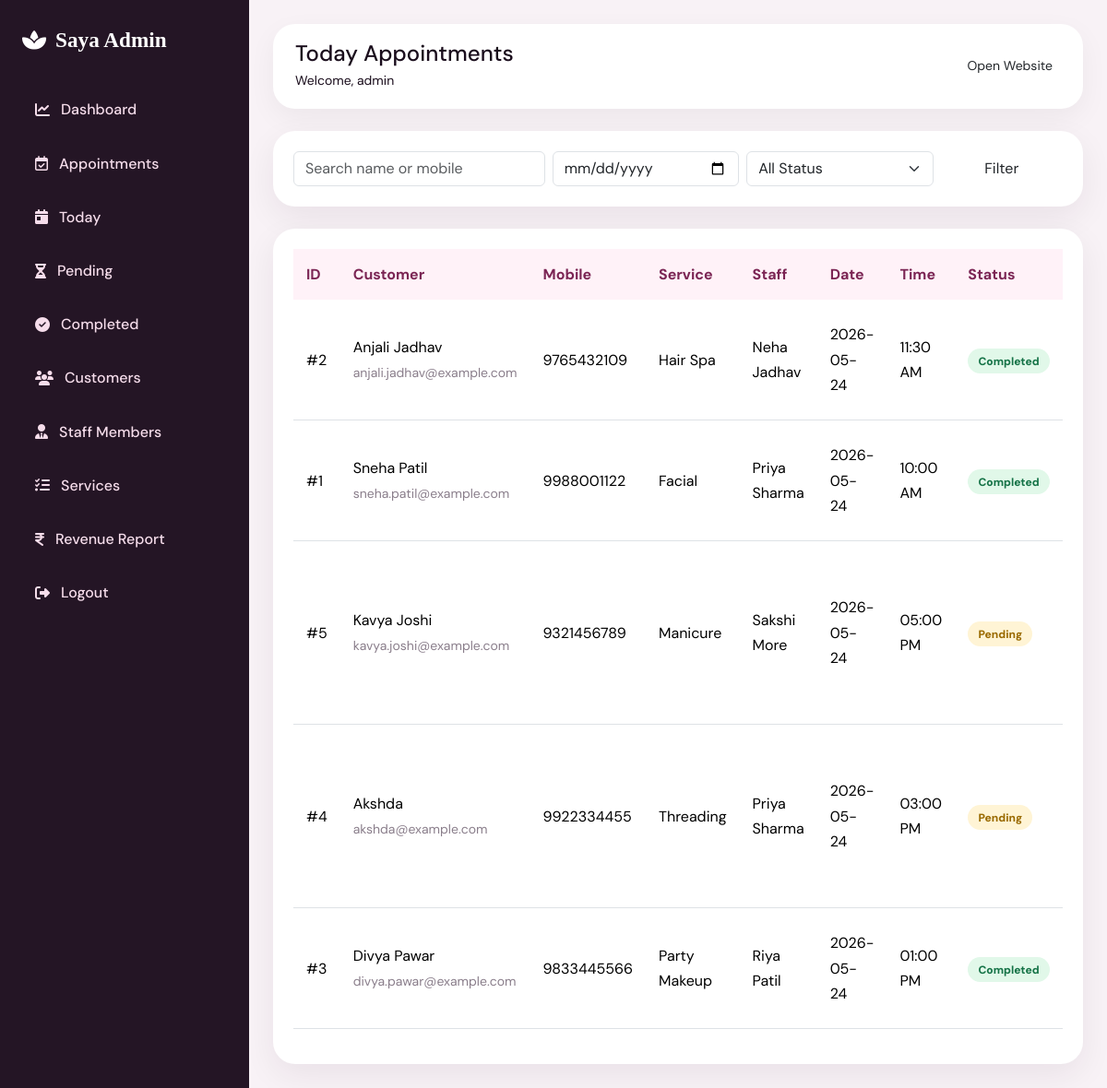
Page /appointments/today (signed in) on the committed database.
### tables this page shows
CREATE TABLE appointments (
            id INTEGER PRIMARY KEY AUTOINCREMENT,
            customer_name TEXT NOT NULL,
            mobile TEXT NOT NULL,
            email TEXT,
            service_id INTEGER,
            staff_id INTEGER,
            appointment_date TEXT NOT NULL,
            appointment_time TEXT NOT NULL,
            message TEXT,
            status TEXT NOT NULL DEFAULT 'Pending',
            created_at TEXT NOT NULL,
            FOREIGN KEY(service_id) REFERENCES services(id),
            FOREIGN KEY(staff_id) REFERENCES staff(id)
        );

CREATE TABLE services (
            id INTEGER PRIMARY KEY AUTOINCREMENT,
            name TEXT NOT NULL,
            category TEXT NOT NULL,
            description TEXT,
            price REAL NOT NULL DEFAULT 0,
            duration TEXT,
            status TEXT NOT NULL DEFAULT 'Active',
            created_at TEXT NOT NULL
        );

CREATE TABLE staff (
            id INTEGER PRIMARY KEY AUTOINCREMENT,
            name TEXT NOT NULL,
            mobile TEXT,
            email TEXT,
            role TEXT NOT NULL,
            specialization TEXT,
            experience TEXT,
            salary REAL DEFAULT 0,
            joining_date TEXT,
            status TEXT NOT NULL DEFAULT 'Active',
            created_at TEXT NOT NULL
        );

### app.py (the view)
@app.route("/appointments/today")
@login_required
def today_appointments():
    rows = appointment_query("a.appointment_date=?", (date.today().isoformat(),))
    return render_template("admin/today_appointments.html", appointments=rows, title="Today Appointments")

### app.py (called while the page is built)
def login_required(view_func):
    @wraps(view_func)
    def wrapper(*args, **kwargs):
        if "user_id" not in session:
            flash("Please login to access manager dashboard.", "warning")
            return redirect(url_for("login"))
        return view_func(*args, **kwargs)
    return wrapper

def query_all(sql, params=()):
    conn = get_db_connection()
    rows = conn.execute(sql, params).fetchall()
    conn.close()
    return rows

@app.context_processor
def inject_now():
    return {"today_date": date.today().isoformat(), "current_year": datetime.now().year}

def appointment_query(where="1=1", params=()):
    return query_all(f"""
        SELECT a.*, s.name AS service_name, s.price AS service_price, st.name AS staff_name
        FROM appointments a
        LEFT JOIN services s ON a.service_id=s.id
        LEFT JOIN staff st ON a.staff_id=st.id
        WHERE {where}
        ORDER BY a.appointment_date DESC, a.appointment_time DESC
    """, params)

### database.py (called while the page is built)
def get_db_connection():
    os.makedirs(DB_DIR, exist_ok=True)
    conn = sqlite3.connect(DB_PATH)
    conn.row_factory = sqlite3.Row
    return conn

### templates/admin/today_appointments.html
{% extends 'admin/appointments.html' %}

### templates/admin/partials/appointment_table.html (shortened to what this page needs)
<div class="table-responsive">
  <table class="table align-middle admin-table">
    <thead><tr><th>ID</th><th>Customer</th><th>Mobile</th><th>Service</th><th>Staff</th><th>Date</th><th>Time</th><th>Status</th><th>Action</th></tr></thead>
    <tbody>
    {% set rows = appointments if appointments is defined else recent %}
    {% for a in rows %}
      <tr>
        <td>#{{ a.id }}</td><td>{{ a.customer_name }}<br><small>{{ a.email }}</small></td><td>{{ a.mobile }}</td><td>{{ a.service_name or '-' }}</td><td>{{ a.staff_name or 'Any' }}</td><td>{{ a.appointment_date }}</td><td>{{ a.appointment_time }}</td>
        <td><span class="status status-{{ a.status|lower }}">{{ a.status }}</span></td>
      </tr>
    {% else %}
      <tr><td colspan="9" class="text-center text-muted py-4">No appointments found.</td></tr>
    {% endfor %}
    </tbody>
  </table>
</div>

### static/css/style.css (style rules this page uses)
:root { --plum: #2c0d2e; --plum-mid: #4a1550; --rose: #c8416b; --rose-lt: #e8758c; --gold: #c9983e; --gold-lt: #e8c97a; --cream: #fdf6ee; --petal: #fff0f5; --ink: #1a0d1c; --muted: #7e6b82; --white: #ffffff; --glass: rgba(255,255,255,0.72); --shadow-sm: 0 4px 20px rgba(44,13,46,.08); --shadow-md: 0 12px 40px rgba(44,13,46,.13); --shadow-lg: 0 30px 80px rgba(44,13,46,.18); --radius-sm: 14px; --radius-md: 24px; --radius-lg: 40px; --font-display: 'Cormorant Garamond', Georgia, serif; --font-script: 'Pinyon Script', cursive; --font-body: 'DM Sans', sans-serif; --transition: all 0.35s cubic-bezier(.4,0,.2,1); }
*, *::before, *::after { box-sizing: border-box; margin: 0; padding: 0; }
html { scroll-behavior: smooth; }
body { font-family: var(--font-body); color: var(--ink); background: var(--cream); overflow-x: hidden; font-size: 16px; line-height: 1.7; }

### static/css/dashboard.css (style rules this page uses)
body { background:#f8f2f6 }
.admin-table thead th { background:#fff2f8;color:#7b2554;border:0 }
.admin-table td,.admin-table th { padding:14px;vertical-align:middle }
.admin-table small { color:#8a7e8b }
.status { padding:.35rem .7rem;border-radius:999px;font-size:.75rem;font-weight:800 }
.status-pending { background:#fff4d5;color:#9a6a00 }
.status-completed,.status-active { background:#e1f8e9;color:#157347 }

### rows in the picture
appointments: id "2", customer_name "Anjali Jadhav", email "anjali.jadhav@example.com", mobile "9765432109", name "Hair Spa", name "Neha Jadhav", appointment_date "2026-05-24", appointment_time "11:30 AM", status "Completed"
appointments: id "1", customer_name "Sneha Patil", email "sneha.patil@example.com", mobile "9988001122", name "Facial", name "Priya Sharma", appointment_date "2026-05-24", appointment_time "10:00 AM", status "Completed"
appointments: id "5", customer_name "Kavya Joshi", email "kavya.joshi@example.com", mobile "9321456789", name "Manicure", name "Sakshi More", appointment_date "2026-05-24", appointment_time "05:00 PM", status "Pending"
appointments: id "4", customer_name "Akshda", email "akshda@example.com", mobile "9922334455", name "Threading", name "Priya Sharma", appointment_date "2026-05-24", appointment_time "03:00 PM", status "Pending"
appointments: id "3", customer_name "Divya Pawar", email "divya.pawar@example.com", mobile "9833445566", name "Party Makeup", name "Riya Patil", appointment_date "2026-05-24", appointment_time "01:00 PM", status "Completed"

### other values in the picture
{{ title or 'Appointments' }} "Today Appointments"
{{ session.username }} "admin"
